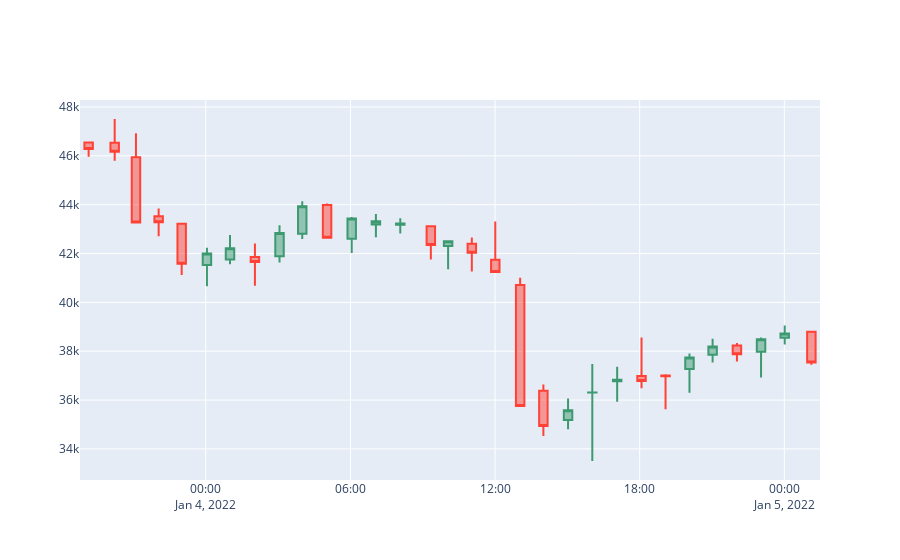

Here is the notebook cell this chart was saved with:
### Markdown cell above
Finally we are now ready to use plotly to create our Candlestick Chart.

### Code cell
fig = go.Figure(data=[go.Candlestick(x=data['Date'],
                open=candlestick_data['Price']['first'], 
                high=candlestick_data['Price']['max'],
                low=candlestick_data['Price']['min'], 
                close=candlestick_data['Price']['last'])
                ])

fig.update_layout(xaxis_rangeslider_visible=False)

fig.show()
